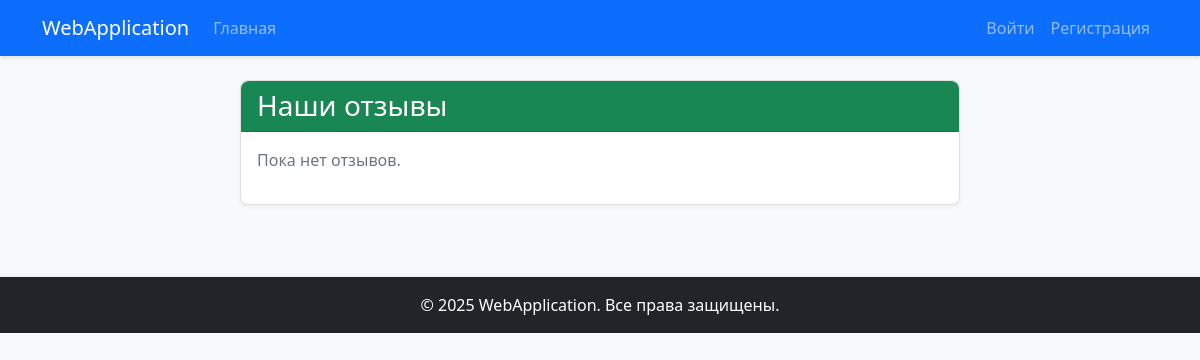
Before: /feedbacks/ with the older database file.
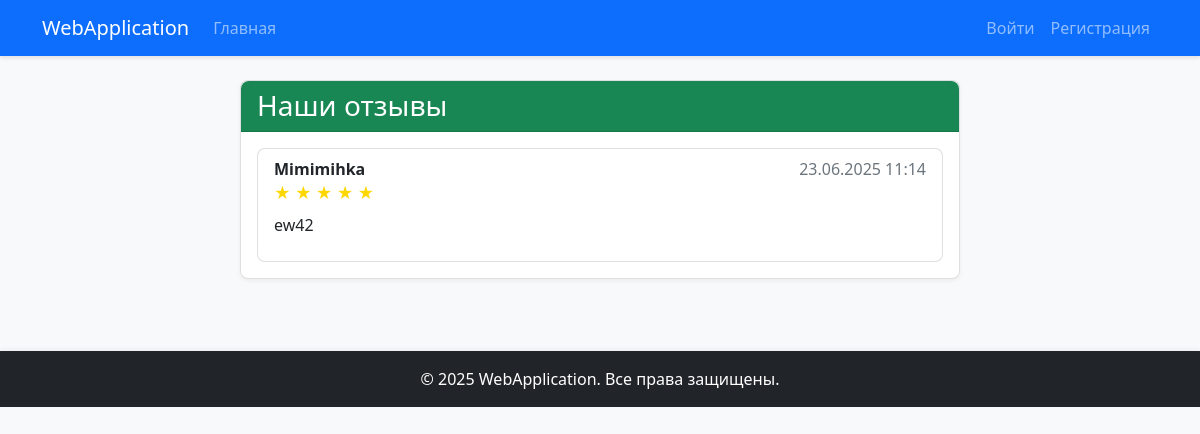
After: the same page with the newer database file.
### projects/models.py (models this page shows, shortened)
class Feedback(models.Model):
    nickname = models.CharField(max_length=100, verbose_name="Ник")
    email = models.EmailField(verbose_name="Почта", blank=True, null=True)
    password = models.CharField(max_length=128, verbose_name="Пароль", blank=True, null=True)
    text = models.TextField(verbose_name="Отзыв")
    rating = models.PositiveSmallIntegerField(
        verbose_name="Оценка",
        choices=[(i, f"{i} звезда{'ы' if i > 1 else ''}") for i in range(1, 6)],
        help_text="Поставьте оценку от 1 до 5, где 5 — отлично"
    )
    created_at = models.DateTimeField(auto_now_add=True, verbose_name="Дата создания")
    class Meta:
        verbose_name = "Отзыв"
        verbose_name_plural = "Отзывы"
        ordering = ['-created_at']

### projects/views.py (the view)
# urls.py: path('feedbacks/', FeedbackListView.as_view(), name='feedback-list'),
class FeedbackListView(ListView):
    model = Feedback
    template_name = 'projects/feedback_list.html'
    context_object_name = 'feedbacks'
    paginate_by = 10

### templates/projects/feedback_list.html (shortened to what this page needs)
{% extends "base/base.html" %}
{% block content %}
<div class="container mt-4">
    <div class="row justify-content-center">
        <div class="col-md-8">
            <div class="card">
                <div class="card-header bg-success text-white">
                    <h3 class="mb-0">Наши отзывы</h3>
                </div>
                <div class="card-body">
                    {% if feedbacks %}
                        <ul class="list-group">
                            {% for feedback in feedbacks %}
                                {% if feedback.rating|add:0 == 5 %}
                                <li class="list-group-item">
                                    <strong>{% if not feedback.email and not feedback.password %}Анонимно{% else %}{{ feedback.nickname }}{% endif %}</strong>
                                    <span class="text-muted float-end">{{ feedback.created_at|date:"d.m.Y H:i" }}</span>
                                    <div class="mb-1">
                                        {% for i in "12345" %}
                                            {% if forloop.counter <= feedback.rating|add:0 %}
                                                <span style="color:gold">★</span>
                                            {% else %}
                                                <span style="color:#ccc">★</span>
                                            {% endif %}
                                        {% endfor %}
                                    </div>
                                    <p class="mt-2 mb-1">{{ feedback.text|linebreaks }}</p>
                                </li>
                                {% endif %}
                            {% endfor %}
                        </ul>
                    {% else %}
                        <p class="text-muted">Пока нет отзывов.</p>
                    {% endif %}
                </div>
            </div>
        </div>
    </div>
</div>
{% endblock %}

### templates/base/base.html (shortened to what this page needs)
{% load static %}
<!DOCTYPE html>
<html lang="ru">
<head>
    <link href="https://cdn.jsdelivr.net/npm/bootstrap@5.1.3/dist/css/bootstrap.min.css" rel="stylesheet">
    <link rel="stylesheet" href="https://cdnjs.cloudflare.com/ajax/libs/font-awesome/6.0.0-beta3/css/all.min.css">
    <link rel="stylesheet" href="{% static 'css/main.css' %}">
</head>
<body>
    <header>
        <nav class="navbar navbar-expand-lg navbar-dark bg-primary">
            <div class="container">
                <a class="navbar-brand" href="{% url 'home' %}">WebApplication</a>
                <div class="collapse navbar-collapse" id="navbarNav">
                    <ul class="navbar-nav me-auto">
                        <li class="nav-item">
                            <a class="nav-link {% if request.resolver_match.url_name == 'home' %}active{% endif %}" href="{% url 'home' %}">Главная</a>
                        </li>
                    </ul>
                    <ul class="navbar-nav">
                        {% if user.is_authenticated %}
                            <li class="nav-item dropdown">
                                <a class="nav-link dropdown-toggle" href="#" id="navbarDropdown" role="button" data-bs-toggle="dropdown" aria-expanded="false">
                                    {{ user.username }}
                                </a>
                                <ul class="dropdown-menu dropdown-menu-end" aria-labelledby="navbarDropdown">
                                    <li><a class="dropdown-item" href="{% url 'profile' %}">Профиль</a></li>
                                    <li><hr class="dropdown-divider"></li>
                                    <li><a class="dropdown-item" href="{% url 'logout' %}">Выйти</a></li>
                                </ul>
                            </li>
                        {% else %}
                            <li class="nav-item">
                                <a class="nav-link {% if request.resolver_match.url_name == 'login' %}active{% endif %}" href="{% url 'login' %}">Войти</a>
                            </li>
                            <li class="nav-item">
                                <a class="nav-link {% if request.resolver_match.url_name == 'register' %}active{% endif %}" href="{% url 'register' %}">Регистрация</a>
                            </li>
                        {% endif %}
                    </ul>
                </div>
            </div>
        </nav>
    </header>
    <main>
        <div class="container mt-4">
            {% block content %}{% endblock %}
        </div>
    </main>
    <footer class="bg-dark text-white mt-5 py-3">
        <div class="container text-center">
            <p class="mb-0">&copy; 2025 WebApplication. Все права защищены.</p>
        </div>
    </footer>
</body>
</html>

### static/css/main.css (style rules this page uses)
body { background-color: #f8f9fa; }
.navbar { box-shadow: 0 2px 4px rgba(0, 0, 0, 0.1); }
.card { box-shadow: 0 2px 4px rgba(0, 0, 0, 0.05); border-radius: 0.5rem; margin-bottom: 1.5rem; }
.card-header { border-top-left-radius: 0.5rem !important; border-top-right-radius: 0.5rem !important; }
.list-group-item:first-child { border-top-left-radius: 0.5rem; border-top-right-radius: 0.5rem; }
.list-group-item:last-child { border-bottom-left-radius: 0.5rem; border-bottom-right-radius: 0.5rem; }
footer { box-shadow: 0 -2px 4px rgba(0, 0, 0, 0.05); }

Changed rows visible on the page:
added Feedback: nickname "Mimimihka", created_at "23.06.2025 11:14", rating 5 (drawn), text "ew42"
Other visible differences:
text no longer shown: "Пока нет отзывов."
